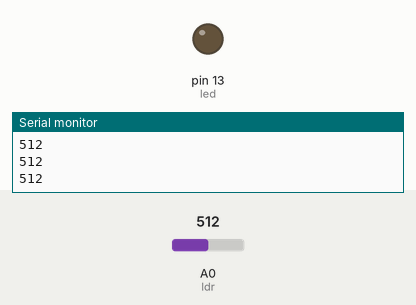
Recording of a sketch running on a simulated Arduino Uno, built with avr-gcc and run on an emulated ATmega328P. Parts: output pins drawn as LEDs (lit = HIGH), the last lines printed to the serial monitor. The inputs (shaded band) are chosen by the test bench; at power-on: A0 (ldr) = 512.

Above: at 1.2 s.
1.3 s: A0 (ldr) set to 261
2.8 s: A0 (ldr) set to 242
At 3.6 s:
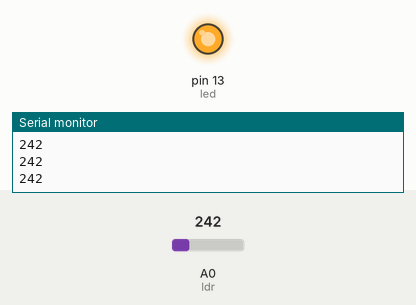
4.3 s: A0 (ldr) set to 306
At 5.2 s:
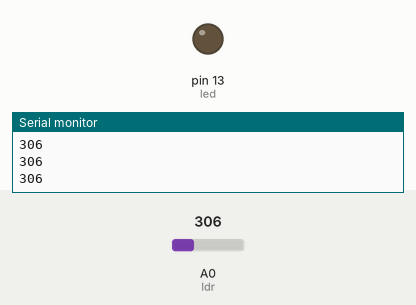
5.8 s: A0 (ldr) set to 122
At 6.4 s:
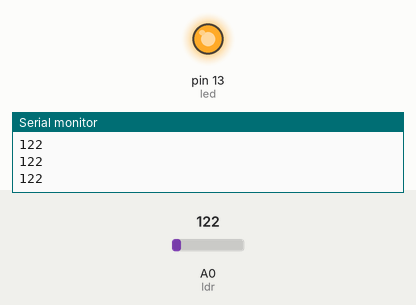
Timing chart, 0 to 8.3 s (numbered marks = the images above; inputs shaded):
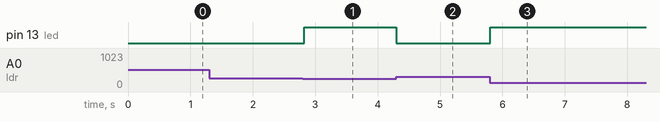

Measured:
- the behaviour switches between 250 and 249 on A0 (ldr) (found by bisection; images 0 and 1)
- after the input at 2.8 s, pin 13 (led): LOW → HIGH at once
- after the input at 4.3 s, pin 13 (led): HIGH → LOW at once
- after the input at 5.8 s, pin 13 (led): LOW → HIGH at once

The sketch:

ldr.ino
```cpp
// declaramos los pines a utilizar
int ldr = A0;
int led = 13;

//variables
unsigned int luz;
const int oscuridad = 250;

void setup() {
  // put your setup code here, to run once:
  // abrimos el puerto serial
  Serial.begin(9600);

  // configuramos los pines
  pinMode(ldr, INPUT);
  pinMode(led, OUTPUT);
}

void loop() {
  // put your main code here, to run repeatedly:
  // leemos el valor sobre la resistencia
  luz = analogRead(ldr);

  // mandamos el valor leido por el puerto serial
  Serial.println(luz);

  // si hay poca luz encendemos un led
  if (luz < oscuridad) {
    digitalWrite(led, HIGH);
  }
  else {
    digitalWrite(led, LOW);
  }

  // esperamos un tiempo para apreciar
  // los valores enviados por el puerto serial
  delay(20);
}
```
